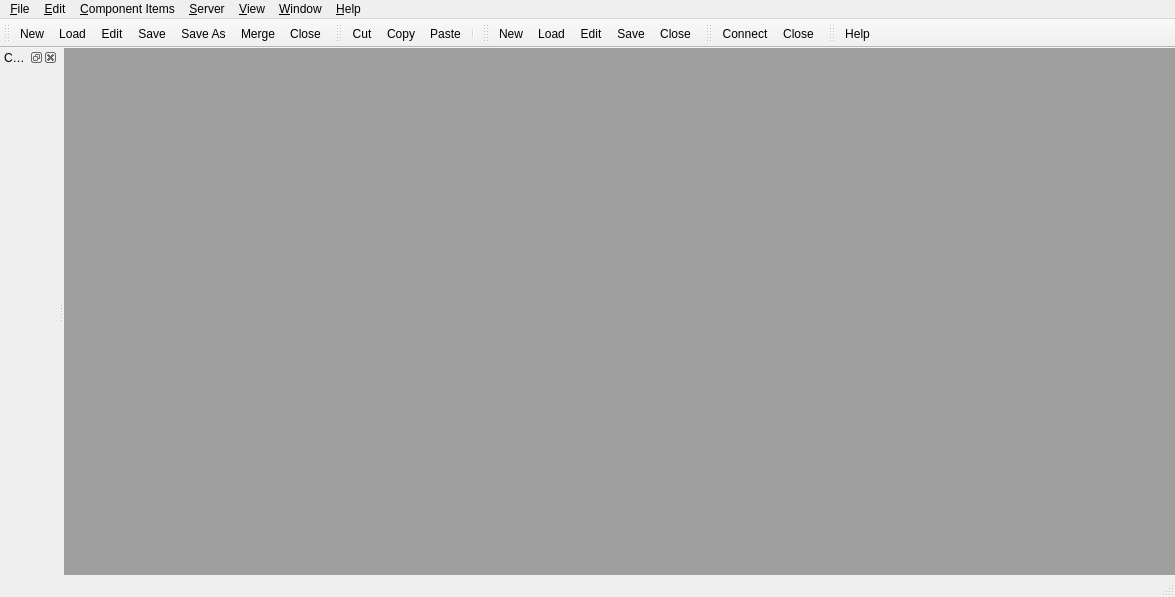
<?xml version="1.0" encoding="UTF-8"?>
<ui version="4.0">
 <class>MainWindow</class>
 <widget class="QMainWindow" name="MainWindow">
  <property name="geometry">
   <rect>
    <x>0</x>
    <y>0</y>
    <width>1175</width>
    <height>597</height>
   </rect>
  </property>
  <property name="windowTitle">
   <string>MainWindow</string>
  </property>
  <widget class="QWidget" name="centralwidget">
   <layout class="QGridLayout" name="gridLayout">
    <property name="margin">
     <number>0</number>
    </property>
    <property name="spacing">
     <number>0</number>
    </property>
    <item row="0" column="0">
     <widget class="QMdiArea" name="mdi">
      <property name="verticalScrollBarPolicy">
       <enum>Qt::ScrollBarAsNeeded</enum>
      </property>
      <property name="horizontalScrollBarPolicy">
       <enum>Qt::ScrollBarAsNeeded</enum>
      </property>
     </widget>
    </item>
   </layout>
  </widget>
  <widget class="QMenuBar" name="menubar">
   <property name="geometry">
    <rect>
     <x>0</x>
     <y>0</y>
     <width>1175</width>
     <height>25</height>
    </rect>
   </property>
   <widget class="QMenu" name="menuFile">
    <property name="title">
     <string>&amp;File</string>
    </property>
    <addaction name="actionNew"/>
    <addaction name="actionNewDataSource"/>
    <addaction name="actionLoad"/>
    <addaction name="actionLoadDataSource"/>
    <addaction name="separator"/>
    <addaction name="actionSave"/>
    <addaction name="actionSaveDataSource"/>
    <addaction name="actionSaveAs"/>
    <addaction name="actionSaveDataSourceAs"/>
    <addaction name="actionSaveAll"/>
    <addaction name="actionSaveAllDataSources"/>
    <addaction name="separator"/>
    <addaction name="actionClose"/>
    <addaction name="actionCloseDataSource"/>
    <addaction name="separator"/>
    <addaction name="actionReloadList"/>
    <addaction name="actionReloadDataSourceList"/>
    <addaction name="actionChangeDirectory"/>
    <addaction name="actionChangeDataSourceDirectory"/>
    <addaction name="separator"/>
    <addaction name="actionQuit"/>
   </widget>
   <widget class="QMenu" name="menuEdit">
    <property name="title">
     <string>&amp;Edit</string>
    </property>
    <addaction name="separator"/>
    <addaction name="actionCutItem"/>
    <addaction name="actionCopyItem"/>
    <addaction name="actionPasteItem"/>
    <addaction name="separator"/>
    <addaction name="actionCutComponentItem"/>
    <addaction name="actionCopyComponentItem"/>
    <addaction name="actionPasteComponentItem"/>
    <addaction name="separator"/>
    <addaction name="actionCutDataSource"/>
    <addaction name="actionCopyDataSource"/>
    <addaction name="actionPasteDataSource"/>
    <addaction name="separator"/>
    <addaction name="actionEditComponent"/>
    <addaction name="actionTakeDataSourceItem"/>
    <addaction name="actionTakeDataSources"/>
    <addaction name="separator"/>
    <addaction name="actionEditDataSource"/>
    <addaction name="actionApplyDataSource"/>
   </widget>
   <widget class="QMenu" name="menuComponentItems">
    <property name="title">
     <string>&amp;Component Items</string>
    </property>
    <addaction name="actionNewGroupItem"/>
    <addaction name="actionNewFieldItem"/>
    <addaction name="actionNewStrategyItem"/>
    <addaction name="actionNewDataSourceItem"/>
    <addaction name="actionNewAttributeItem"/>
    <addaction name="actionNewLinkItem"/>
    <addaction name="separator"/>
    <addaction name="actionLoadSubComponentItem"/>
    <addaction name="actionLoadDataSourceItem"/>
    <addaction name="separator"/>
    <addaction name="actionAddDataSourceItem"/>
    <addaction name="actionLinkDataSourceItem"/>
    <addaction name="separator"/>
    <addaction name="actionMoveUpComponentItem"/>
    <addaction name="actionMoveDownComponentItem"/>
    <addaction name="separator"/>
    <addaction name="actionMergeComponentItems"/>
    <addaction name="actionApplyComponentItem"/>
    <addaction name="separator"/>
    <addaction name="actionClearComponentItems"/>
   </widget>
   <widget class="QMenu" name="menuServer">
    <property name="title">
     <string>&amp;Server</string>
    </property>
    <addaction name="actionConnectServer"/>
    <addaction name="separator"/>
    <addaction name="actionFetchComponentsServer"/>
    <addaction name="actionStoreComponentServer"/>
    <addaction name="actionStoreAllComponentsServer"/>
    <addaction name="actionDeleteComponentServer"/>
    <addaction name="separator"/>
    <addaction name="actionFetchDataSourcesServer"/>
    <addaction name="actionStoreDataSourceServer"/>
    <addaction name="actionStoreAllDataSourcesServer"/>
    <addaction name="actionDeleteDataSourceServer"/>
    <addaction name="separator"/>
    <addaction name="actionGetMandatoryComponentsServer"/>
    <addaction name="actionSetComponentMandatoryServer"/>
    <addaction name="actionUnsetComponentMandatoryServer"/>
    <addaction name="separator"/>
    <addaction name="actionCloseServer"/>
   </widget>
   <widget class="QMenu" name="menuView">
    <property name="title">
     <string>&amp;View</string>
    </property>
    <addaction name="actionAllAttributesView"/>
   </widget>
   <widget class="QMenu" name="menuWindow">
    <property name="title">
     <string>&amp;Window</string>
    </property>
   </widget>
   <widget class="QMenu" name="menuHelp">
    <property name="title">
     <string>&amp;Help</string>
    </property>
    <addaction name="actionComponentDesignerHelp"/>
    <addaction name="actionAboutComponentDesigner"/>
   </widget>
   <addaction name="menuFile"/>
   <addaction name="menuEdit"/>
   <addaction name="menuComponentItems"/>
   <addaction name="menuServer"/>
   <addaction name="menuView"/>
   <addaction name="menuWindow"/>
   <addaction name="separator"/>
   <addaction name="menuHelp"/>
  </widget>
  <widget class="QStatusBar" name="statusbar"/>
  <widget class="QDockWidget" name="compDockWidget">
   <property name="allowedAreas">
    <set>Qt::LeftDockWidgetArea|Qt::RightDockWidgetArea</set>
   </property>
   <property name="windowTitle">
    <string>Collections</string>
   </property>
   <attribute name="dockWidgetArea">
    <number>1</number>
   </attribute>
   <widget class="QWidget" name="dockWidgetContents">
    <layout class="QGridLayout" name="gridLayout_2">
     <property name="margin">
      <number>0</number>
     </property>
     <property name="spacing">
      <number>0</number>
     </property>
     <item row="0" column="0">
      <widget class="QSplitter" name="dockSplitter">
       <property name="orientation">
        <enum>Qt::Vertical</enum>
       </property>
       <property name="handleWidth">
        <number>6</number>
       </property>
      </widget>
     </item>
    </layout>
   </widget>
  </widget>
  <widget class="QToolBar" name="componentToolBar">
   <property name="windowTitle">
    <string>toolBar</string>
   </property>
   <attribute name="toolBarArea">
    <enum>TopToolBarArea</enum>
   </attribute>
   <attribute name="toolBarBreak">
    <bool>false</bool>
   </attribute>
   <addaction name="actionNew"/>
   <addaction name="actionLoad"/>
   <addaction name="actionEditComponent"/>
   <addaction name="actionSave"/>
   <addaction name="actionSaveAs"/>
   <addaction name="actionMergeComponentItems"/>
   <addaction name="actionClose"/>
  </widget>
  <widget class="QToolBar" name="editToolBar">
   <property name="windowTitle">
    <string>toolBar_2</string>
   </property>
   <attribute name="toolBarArea">
    <enum>TopToolBarArea</enum>
   </attribute>
   <attribute name="toolBarBreak">
    <bool>false</bool>
   </attribute>
   <addaction name="actionCutItem"/>
   <addaction name="actionCopyItem"/>
   <addaction name="actionPasteItem"/>
   <addaction name="separator"/>
  </widget>
  <widget class="QToolBar" name="dsourceToolBar">
   <property name="windowTitle">
    <string>toolBar_3</string>
   </property>
   <attribute name="toolBarArea">
    <enum>TopToolBarArea</enum>
   </attribute>
   <attribute name="toolBarBreak">
    <bool>false</bool>
   </attribute>
   <addaction name="actionNewDataSource"/>
   <addaction name="actionLoadDataSource"/>
   <addaction name="actionEditDataSource"/>
   <addaction name="actionSaveDataSource"/>
   <addaction name="actionCloseDataSource"/>
  </widget>
  <widget class="QToolBar" name="serverToolBar">
   <property name="windowTitle">
    <string>toolBar</string>
   </property>
   <attribute name="toolBarArea">
    <enum>TopToolBarArea</enum>
   </attribute>
   <attribute name="toolBarBreak">
    <bool>false</bool>
   </attribute>
   <addaction name="actionConnectServer"/>
   <addaction name="actionCloseServer"/>
  </widget>
  <widget class="QToolBar" name="helpToolBar">
   <property name="windowTitle">
    <string>toolBar_2</string>
   </property>
   <attribute name="toolBarArea">
    <enum>TopToolBarArea</enum>
   </attribute>
   <attribute name="toolBarBreak">
    <bool>false</bool>
   </attribute>
   <addaction name="actionComponentDesignerHelp"/>
  </widget>
  <action name="actionNew">
   <property name="text">
    <string>&amp;New</string>
   </property>
   <property name="toolTip">
    <string>Create a new component</string>
   </property>
  </action>
  <action name="actionNewDataSource">
   <property name="text">
    <string>&amp;New DataSource</string>
   </property>
   <property name="iconText">
    <string>New</string>
   </property>
   <property name="toolTip">
    <string>Create a new data source</string>
   </property>
  </action>
  <action name="actionLoad">
   <property name="text">
    <string>&amp;Load ...</string>
   </property>
   <property name="toolTip">
    <string>Load an existing data source</string>
   </property>
  </action>
  <action name="actionLoadDataSource">
   <property name="text">
    <string>&amp;Load DataSource ...</string>
   </property>
   <property name="iconText">
    <string>Load</string>
   </property>
   <property name="toolTip">
    <string>Load an existing data source</string>
   </property>
  </action>
  <action name="actionSave">
   <property name="text">
    <string>&amp;Save</string>
   </property>
   <property name="toolTip">
    <string>Write the component into a file</string>
   </property>
  </action>
  <action name="actionSaveDataSource">
   <property name="text">
    <string>&amp;Save DataSource</string>
   </property>
   <property name="iconText">
    <string>Save</string>
   </property>
  </action>
  <action name="actionSaveAs">
   <property name="text">
    <string>Save &amp;As ...</string>
   </property>
   <property name="toolTip">
    <string>Write the component into a file as ...</string>
   </property>
  </action>
  <action name="actionSaveDataSourceAs">
   <property name="text">
    <string>Save DataSource &amp;As</string>
   </property>
  </action>
  <action name="actionSaveAll">
   <property name="text">
    <string>Save All</string>
   </property>
   <property name="toolTip">
    <string>Write all components into files</string>
   </property>
  </action>
  <action name="actionSaveAllDataSources">
   <property name="text">
    <string>Save All DataSources</string>
   </property>
  </action>
  <action name="actionCloseDataSource">
   <property name="text">
    <string>Cl&amp;ose DataSource</string>
   </property>
   <property name="iconText">
    <string>Close</string>
   </property>
  </action>
  <action name="actionReloadList">
   <property name="text">
    <string>Reload List</string>
   </property>
  </action>
  <action name="actionReloadDataSourceList">
   <property name="text">
    <string>Reload DataSource List</string>
   </property>
  </action>
  <action name="actionChangeDirectory">
   <property name="text">
    <string>Change Directory ...</string>
   </property>
  </action>
  <action name="actionChangeDataSourceDirectory">
   <property name="text">
    <string>Change DataSource Directory ...</string>
   </property>
  </action>
  <action name="actionQuit">
   <property name="text">
    <string>&amp;Quit</string>
   </property>
  </action>
  <action name="actionCutItem">
   <property name="text">
    <string>C&amp;ut Item</string>
   </property>
   <property name="iconText">
    <string>Cut</string>
   </property>
  </action>
  <action name="actionCopyItem">
   <property name="text">
    <string>&amp;Copy Item</string>
   </property>
   <property name="iconText">
    <string>Copy</string>
   </property>
  </action>
  <action name="actionPasteItem">
   <property name="text">
    <string>&amp;Paste Item</string>
   </property>
   <property name="iconText">
    <string>Paste</string>
   </property>
  </action>
  <action name="actionCutComponentItem">
   <property name="text">
    <string>C&amp;ut Component Item</string>
   </property>
  </action>
  <action name="actionCopyComponentItem">
   <property name="text">
    <string>&amp;Copy Component Item</string>
   </property>
  </action>
  <action name="actionPasteComponentItem">
   <property name="text">
    <string>&amp;Paste Component Item</string>
   </property>
  </action>
  <action name="actionCutDataSource">
   <property name="text">
    <string>C&amp;ut DataSource</string>
   </property>
  </action>
  <action name="actionCopyDataSource">
   <property name="text">
    <string>&amp;Copy DataSource</string>
   </property>
  </action>
  <action name="actionPasteDataSource">
   <property name="text">
    <string>&amp;Paste DataSource</string>
   </property>
  </action>
  <action name="actionEditComponent">
   <property name="text">
    <string>&amp;Edit Component</string>
   </property>
   <property name="iconText">
    <string>Edit</string>
   </property>
  </action>
  <action name="actionTakeDataSourceItem">
   <property name="text">
    <string>&amp;Take DataSource Item</string>
   </property>
  </action>
  <action name="actionTakeDataSources">
   <property name="text">
    <string>Take DataSources</string>
   </property>
  </action>
  <action name="actionEditDataSource">
   <property name="text">
    <string>&amp;Edit DataSource</string>
   </property>
   <property name="iconText">
    <string>Edit</string>
   </property>
  </action>
  <action name="actionApplyDataSource">
   <property name="text">
    <string>&amp;Apply DataSource</string>
   </property>
  </action>
  <action name="actionNewGroupItem">
   <property name="text">
    <string>Add &amp;Group</string>
   </property>
  </action>
  <action name="actionNewFieldItem">
   <property name="text">
    <string>Add &amp;Field</string>
   </property>
  </action>
  <action name="actionNewStrategyItem">
   <property name="text">
    <string>Add &amp;Strategy</string>
   </property>
  </action>
  <action name="actionNewDataSourceItem">
   <property name="text">
    <string>Add &amp;DataSource</string>
   </property>
  </action>
  <action name="actionNewAttributeItem">
   <property name="text">
    <string>Add A&amp;ttribute</string>
   </property>
  </action>
  <action name="actionNewLinkItem">
   <property name="text">
    <string>Add &amp;Link</string>
   </property>
  </action>
  <action name="actionLoadSubComponentItem">
   <property name="text">
    <string>Load SubComponent Item ...</string>
   </property>
  </action>
  <action name="actionLoadDataSourceItem">
   <property name="text">
    <string>Load DataSource Item ...</string>
   </property>
  </action>
  <action name="actionAddDataSourceItem">
   <property name="text">
    <string>Append DataSource</string>
   </property>
  </action>
  <action name="actionLinkDataSourceItem">
   <property name="text">
    <string>Link DataSource</string>
   </property>
  </action>
  <action name="actionMoveUpComponentItem">
   <property name="text">
    <string>Move Up Component Item</string>
   </property>
  </action>
  <action name="actionMoveDownComponentItem">
   <property name="text">
    <string>Move Down Component Item</string>
   </property>
  </action>
  <action name="actionMergeComponentItems">
   <property name="text">
    <string>Merge Component Items</string>
   </property>
   <property name="iconText">
    <string>Merge</string>
   </property>
  </action>
  <action name="actionApplyComponentItem">
   <property name="text">
    <string>Apply Component Item</string>
   </property>
  </action>
  <action name="actionClearComponentItems">
   <property name="text">
    <string>Clear Component Items</string>
   </property>
  </action>
  <action name="actionConnectServer">
   <property name="text">
    <string>&amp;Connect ...</string>
   </property>
  </action>
  <action name="actionFetchComponentsServer">
   <property name="text">
    <string>&amp;Fetch Components</string>
   </property>
  </action>
  <action name="actionStoreComponentServer">
   <property name="text">
    <string>&amp;Store Component</string>
   </property>
  </action>
  <action name="actionStoreAllComponentsServer">
   <property name="text">
    <string>Store &amp;All Components</string>
   </property>
  </action>
  <action name="actionDeleteComponentServer">
   <property name="text">
    <string>&amp;Delete Component</string>
   </property>
  </action>
  <action name="actionFetchDataSourcesServer">
   <property name="text">
    <string>&amp;Fetch DataSources</string>
   </property>
  </action>
  <action name="actionStoreDataSourceServer">
   <property name="text">
    <string>&amp;Store DataSource</string>
   </property>
  </action>
  <action name="actionStoreAllDataSourcesServer">
   <property name="text">
    <string>Store &amp;All DataSources</string>
   </property>
  </action>
  <action name="actionGetMandatoryComponentsServer">
   <property name="text">
    <string>&amp;Get Mandatory Components</string>
   </property>
  </action>
  <action name="actionSetComponentMandatoryServer">
   <property name="text">
    <string>Set Component Mandatory</string>
   </property>
  </action>
  <action name="actionUnsetComponentMandatoryServer">
   <property name="text">
    <string>Unset Component Mandatory</string>
   </property>
  </action>
  <action name="actionCloseServer">
   <property name="text">
    <string>Cl&amp;ose</string>
   </property>
  </action>
  <action name="actionAllAttributesView">
   <property name="checkable">
    <bool>true</bool>
   </property>
   <property name="text">
    <string>&amp;All Attributes</string>
   </property>
  </action>
  <action name="actionComponentDesignerHelp">
   <property name="text">
    <string>Component Designer &amp;Help</string>
   </property>
   <property name="iconText">
    <string>Help</string>
   </property>
  </action>
  <action name="actionAboutComponentDesigner">
   <property name="text">
    <string>&amp;About Component Designer</string>
   </property>
  </action>
  <action name="actionDeleteDataSourceServer">
   <property name="text">
    <string>&amp;Delete DataSource</string>
   </property>
  </action>
  <action name="actionClose">
   <property name="text">
    <string>Cl&amp;ose</string>
   </property>
  </action>
  <action name="actionNextWindows">
   <property name="text">
    <string>&amp;Next</string>
   </property>
  </action>
  <action name="actionPreviousWindows">
   <property name="text">
    <string>&amp;Previous</string>
   </property>
  </action>
  <action name="actionCascadeWindows">
   <property name="text">
    <string>Casca&amp;de</string>
   </property>
  </action>
  <action name="actionTileWindows">
   <property name="text">
    <string>&amp;Tile</string>
   </property>
  </action>
  <action name="actionRestoreAllWindows">
   <property name="text">
    <string>&amp;Restore All</string>
   </property>
  </action>
  <action name="actionCloseAllWindows">
   <property name="text">
    <string>&amp;Close All </string>
   </property>
  </action>
  <action name="actionIconizeAllWindows">
   <property name="text">
    <string>&amp;Iconize All</string>
   </property>
  </action>
  <action name="actionCloseWindows">
   <property name="text">
    <string>Cl&amp;ose</string>
   </property>
  </action>
  <action name="actionComponentListWindows">
   <property name="text">
    <string>&amp;Component List</string>
   </property>
  </action>
  <action name="actionDataSourceListWindows">
   <property name="text">
    <string>&amp;DataSource List</string>
   </property>
  </action>
 </widget>
 <resources/>
 <connections/>
</ui>
